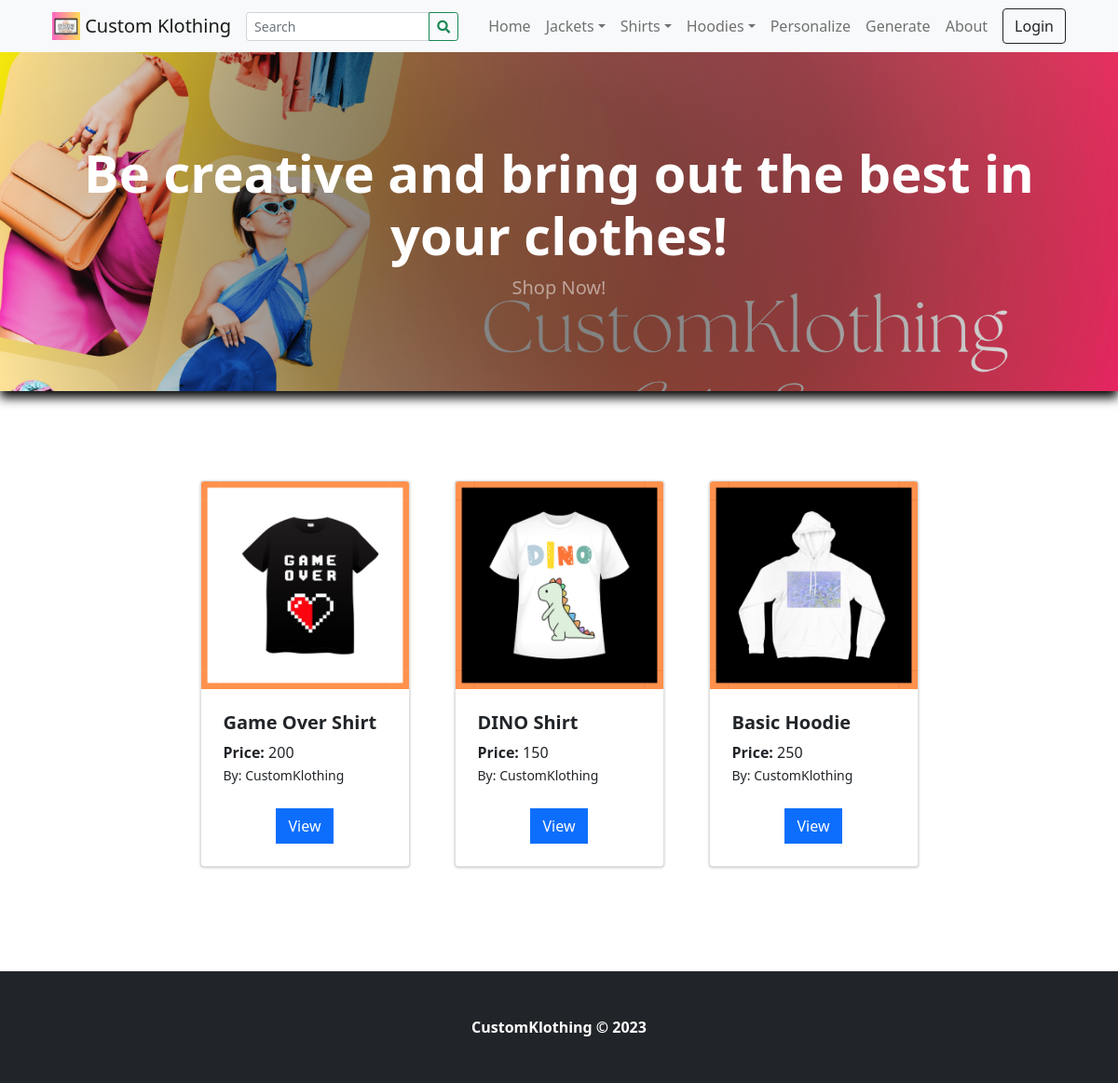
The page / on the database its author committed.
### tables this page shows
CREATE TABLE `categories` (
  `id` int(30) NOT NULL,
  `category` varchar(250) NOT NULL,
  `description` text DEFAULT NULL,
  `status` tinyint(1) NOT NULL DEFAULT 1,
  `date_created` datetime NOT NULL DEFAULT current_timestamp()
);

CREATE TABLE `products` (
  `id` int(30) NOT NULL,
  `category_id` int(30) NOT NULL,
  `sub_category_id` int(30) NOT NULL,
  `product` varchar(250) NOT NULL,
  `brandname` text NOT NULL,
  `description` text NOT NULL,
  `status` tinyint(1) NOT NULL DEFAULT 1,
  `date_created` datetime NOT NULL DEFAULT current_timestamp()
);

### classes/DBConnection.php (called while the page is built, shortened)
<?php
class DBConnection{
    private $host = DB_SERVER;
    private $username = DB_USERNAME;
    private $password = DB_PASSWORD;
    private $database = DB_NAME;
    public $conn;
    public function __construct(){
        if (!isset($this->conn)) {
            $this->conn = new mysqli($this->host, $this->username, $this->password, $this->database);
        }
    }
}
?>

### config.php (called while the page is built, shortened)
<?php
require_once('classes/DBConnection.php');
require_once('classes/SystemSettings.php');
function validate_image($file){
	if(!empty($file)){
		if(is_file(base_app.$file)){
			return base_url.$file;
		}else{
			return base_url.'dist/img/no-image-available.png';
		}
	}else{
		return base_url.'dist/img/no-image-available.png';
	}
}
?>

### inc/topBarNav.php (the view, shortened to what this page needs)
<nav class="navbar navbar-expand-lg navbar-light bg-light">
            <div class="container-fluid px-4 px-lg-5 ">
                <a class="navbar-brand" href="./">
                <img src="<?php echo validate_image($_settings->info('logo')) ?>" width="30" height="30" class="d-inline-block align-top" alt="" loading="lazy">
                <?php echo $_settings->info('short_name') ?>
                </a>
                <form class="form-inline" id="search-form">
                  <div class="input-group">
                    <input class="form-control form-control-sm form " type="search" placeholder="Search" aria-label="Search" name="search"  value="<?php echo isset($_GET['search']) ? $_GET['search'] : "" ?>"  aria-describedby="button-addon2">
                    <div class="input-group-append">
                      <button class="btn btn-outline-success btn-sm m-0" type="submit" id="button-addon2"><i class="fa fa-search"></i></button>
                    </div>
                  </div>
                </form>
                <div class="collapse navbar-collapse" id="navbarSupportedContent">
                    <ul class="navbar-nav me-auto mb-2 mb-lg-0 ms-lg-4">
                        <li class="nav-item"><a class="nav-link" aria-current="page" href="./">Home</a></li>
                        <?php
                        $cat_qry = $conn->query("SELECT * FROM categories where status = 1  limit 3");
                        while($crow = $cat_qry->fetch_assoc()):
                          $sub_qry = $conn->query("SELECT * FROM sub_categories where status = 1 and parent_id = '{$crow['id']}'");
                          if($sub_qry->num_rows <= 0):
                        ?>
                        <li class="nav-item"><a class="nav-link" aria-current="page" href="./?p=products&c=<?php echo md5($crow['id']) ?>"><?php echo $crow['category'] ?></a></li>
                        <?php else: ?>
                        <li class="nav-item dropdown">
                          <a class="nav-link dropdown-toggle" id="navbarDropdown<?php echo $crow['id'] ?>" href="#" role="button" data-toggle="dropdown" aria-expanded="false"><?php echo $crow['category'] ?></a></a>
                        </li>
                        <?php endif; ?>
                        <?php endwhile; ?>
                        <li class="nav-item"><a class="nav-link" href="customization/index.html">Personalize</a></li>
                        <li class="nav-item"><a class="nav-link" href="imagegeneration/test1.php">Generate</a></li>
                        <li class="nav-item"><a class="nav-link" href="./?p=about">About</a></li>
                    </ul>
                    <div class="d-flex align-items-center">
                      <?php if(!isset($_SESSION['userdata']['id'])): ?>
                        <button class="btn btn-outline-dark ml-2" id="login-btn" type="button">Login</button>
                        <?php endif; ?>
                    </div>
                </div>
            </div>
        </nav>

### inc/header.php (shortened to what this page needs)
<head>
    <link rel="stylesheet" href="<?php echo base_url ?>plugins/fontawesome-free/css/all.min.css">
    <link rel="stylesheet" href="<?php echo base_url ?>plugins/tempusdominus-bootstrap-4/css/tempusdominus-bootstrap-4.min.css">
  <link rel="stylesheet" href="<?php echo base_url ?>plugins/datatables-bs4/css/dataTables.bootstrap4.min.css">
  <link rel="stylesheet" href="<?php echo base_url ?>plugins/datatables-responsive/css/responsive.bootstrap4.min.css">
  <link rel="stylesheet" href="<?php echo base_url ?>plugins/datatables-buttons/css/buttons.bootstrap4.min.css">
  <link rel="stylesheet" href="<?php echo base_url ?>plugins/select2/css/select2.min.css">
  <link rel="stylesheet" href="<?php echo base_url ?>plugins/select2-bootstrap4-theme/select2-bootstrap4.min.css">
    <link rel="stylesheet" href="<?php echo base_url ?>plugins/icheck-bootstrap/icheck-bootstrap.min.css">
    <link rel="stylesheet" href="<?php echo base_url ?>plugins/jqvmap/jqvmap.min.css">
    <link rel="stylesheet" href="<?php echo base_url ?>dist/css/adminlte.css">
    <link rel="stylesheet" href="<?php echo base_url ?>dist/css/custom.css">
    <link rel="stylesheet" href="<?php echo base_url ?>assets/css/styles.css">
    <link rel="stylesheet" href="<?php echo base_url ?>plugins/overlayScrollbars/css/OverlayScrollbars.min.css">
    <link rel="stylesheet" href="<?php echo base_url ?>plugins/daterangepicker/daterangepicker.css">
    <link rel="stylesheet" href="<?php echo base_url ?>plugins/summernote/summernote-bs4.min.css">
  <link rel="stylesheet" href="<?php echo base_url ?>plugins/sweetalert2-theme-bootstrap-4/bootstrap-4.min.css">
  </head>

### home.php (shortened to what this page needs)
 <header class="bg-dark py-5" id="main-header">
    <div class="container px-4 px-lg-5 my-5">
        <div class="text-center text-white">
            <h1 class="display-4 fw-bolder">Be creative and bring out the best in your clothes!</h1>
            <p class="lead fw-normal text-white-50 mb-0">Shop Now!</p>
        </div>
    </div>
</header>
<section class="py-5">
    <div class="container px-4 px-lg-5 mt-5">
        <div class="row gx-4 gx-lg-5 row-cols-md-3 row-cols-xl-4 justify-content-center">
            <?php
                $products = $conn->query("SELECT * FROM `products` where status = 1 order by rand() limit 8 ");
                while($row = $products->fetch_assoc()):
                    $upload_path = base_app.'/uploads/product_'.$row['id'];
                    $img = "";
                    if(is_dir($upload_path)){
                        $fileO = scandir($upload_path);
                        if(isset($fileO[2]))
                            $img = "uploads/product_".$row['id']."/".$fileO[2];
                    }
                    foreach($row as $k=> $v){
                        $row[$k] = trim(stripslashes($v));
                    }
                    $inventory = $conn->query("SELECT * FROM inventory where product_id = ".$row['id']);
                    $inv = array();
                    while($ir = $inventory->fetch_assoc()){
                        $inv[] = number_format($ir['price']);
                    }
            ?>
            <div class="col mb-5">
                <div class="card product-item">
                    <img class="card-img-top w-100 cover" src="<?php echo validate_image($img) ?>" alt="..." />
                    <div class="card-body p-4">
                        <div class="">
                            <h5 class="fw-bolder"><?php echo $row['product'] ?></h5>
                            <?php foreach($inv as $k=> $v): ?>
                                <span><b>Price: </b><?php echo $v ?></span>
                            <?php endforeach; ?>
                        </div>
                        <p class="m-0"><small>By: <?php echo $row['brandname'] ?></small></p>
                    </div>
                    <div class="card-footer p-4 pt-0 border-top-0 bg-transparent">
                        <div class="text-center">
                            <a class="btn btn-flat btn-primary "   href=".?p=view_product&id=<?php echo md5($row['id']) ?>">View</a>
                        </div>
                    </div>
                </div>
            </div>
            <?php endwhile; ?>
        </div>
    </div>
</section>

### inc/footer.php (shortened to what this page needs)
<footer class="py-5 bg-dark">
            <div class="container">
              <p class="m-0 text-center text-white">
                <strong>CustomKlothing © <?php echo date('Y') ?></strong></p>
        </footer>

### home.php (style rules this page uses)
.cover { object-fit:contain !important; height:auto !important; }

### rows shown on the page
categories: category "Jackets"
categories: category "Shirts"
categories: category "Hoodies"
products: shows a picture, product "Game Over Shirt", v "200", brandname "CustomKlothing"
products: shows a picture, product "DINO Shirt", v "150", brandname "CustomKlothing"
products: shows a picture, product "Basic Hoodie", v "250", brandname "CustomKlothing"

### other values the page prints
$_settings->info('short_name') "Custom Klothing"
